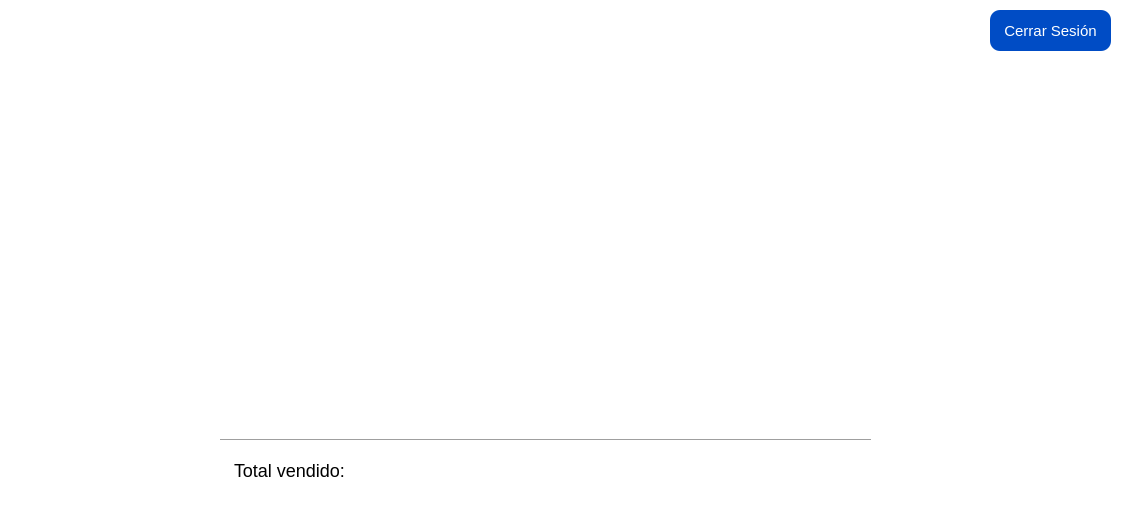
<?xml version="1.0" encoding="UTF-8"?>
<ui version="4.0">
 <class>Form</class>
 <widget class="QWidget" name="Form">
  <property name="geometry">
   <rect>
    <x>0</x>
    <y>0</y>
    <width>1123</width>
    <height>531</height>
   </rect>
  </property>
  <property name="windowTitle">
   <string>Form</string>
  </property>
  <property name="styleSheet">
   <string notr="true">background-color:transparent;</string>
  </property>
  <widget class="QListWidget" name="list_caja">
   <property name="geometry">
    <rect>
     <x>220</x>
     <y>110</y>
     <width>651</width>
     <height>331</height>
    </rect>
   </property>
   <property name="styleSheet">
    <string notr="true">background-color: rgb(255, 255, 255);
border-top-left-radius: 10px;
border-top-right-radius: 10px;</string>
   </property>
  </widget>
  <widget class="QLabel" name="label">
   <property name="geometry">
    <rect>
     <x>220</x>
     <y>440</y>
     <width>651</width>
     <height>61</height>
    </rect>
   </property>
   <property name="styleSheet">
    <string notr="true">font-size: 18px;
background-color: rgb(255, 255, 255);
padding-left: 10px;
border-bottom-left-radius: 10px;
border-bottom-right-radius: 10px;</string>
   </property>
   <property name="text">
    <string>Total vendido: </string>
   </property>
  </widget>
  <widget class="Line" name="line">
   <property name="geometry">
    <rect>
     <x>220</x>
     <y>430</y>
     <width>651</width>
     <height>20</height>
    </rect>
   </property>
   <property name="styleSheet">
    <string notr="true">background: none;</string>
   </property>
   <property name="orientation">
    <enum>Qt::Horizontal</enum>
   </property>
  </widget>
  <widget class="QLabel" name="label_2">
   <property name="geometry">
    <rect>
     <x>420</x>
     <y>50</y>
     <width>251</width>
     <height>51</height>
    </rect>
   </property>
   <property name="styleSheet">
    <string notr="true">font-size: 40px;
color: rgb(255, 255, 255);
background: none;</string>
   </property>
   <property name="text">
    <string>Cierre de Caja</string>
   </property>
  </widget>
  <widget class="QPushButton" name="btn_cerrar">
   <property name="geometry">
    <rect>
     <x>990</x>
     <y>10</y>
     <width>121</width>
     <height>41</height>
    </rect>
   </property>
   <property name="styleSheet">
    <string notr="true">color: rgb(255, 255, 255);

color: rgb(255, 255, 255);
font-size: 15px;
border-radius: 10px;

background-color: #004cc5;
</string>
   </property>
   <property name="text">
    <string>Cerrar Sesión</string>
   </property>
   <property name="icon">
    <iconset>
     <normaloff>../img/cerrar-removebg-preview.png</normaloff>../img/cerrar-removebg-preview.png</iconset>
   </property>
   <property name="iconSize">
    <size>
     <width>20</width>
     <height>20</height>
    </size>
   </property>
   <property name="checkable">
    <bool>false</bool>
   </property>
   <property name="autoRepeat">
    <bool>false</bool>
   </property>
   <property name="autoExclusive">
    <bool>false</bool>
   </property>
  </widget>
  <widget class="QLabel" name="total_vendido">
   <property name="geometry">
    <rect>
     <x>350</x>
     <y>462</y>
     <width>71</width>
     <height>21</height>
    </rect>
   </property>
   <property name="font">
    <font>
     <pointsize>14</pointsize>
    </font>
   </property>
   <property name="styleSheet">
    <string notr="true">background-color:transparent;</string>
   </property>
   <property name="text">
    <string/>
   </property>
  </widget>
 </widget>
 <resources/>
 <connections/>
</ui>
